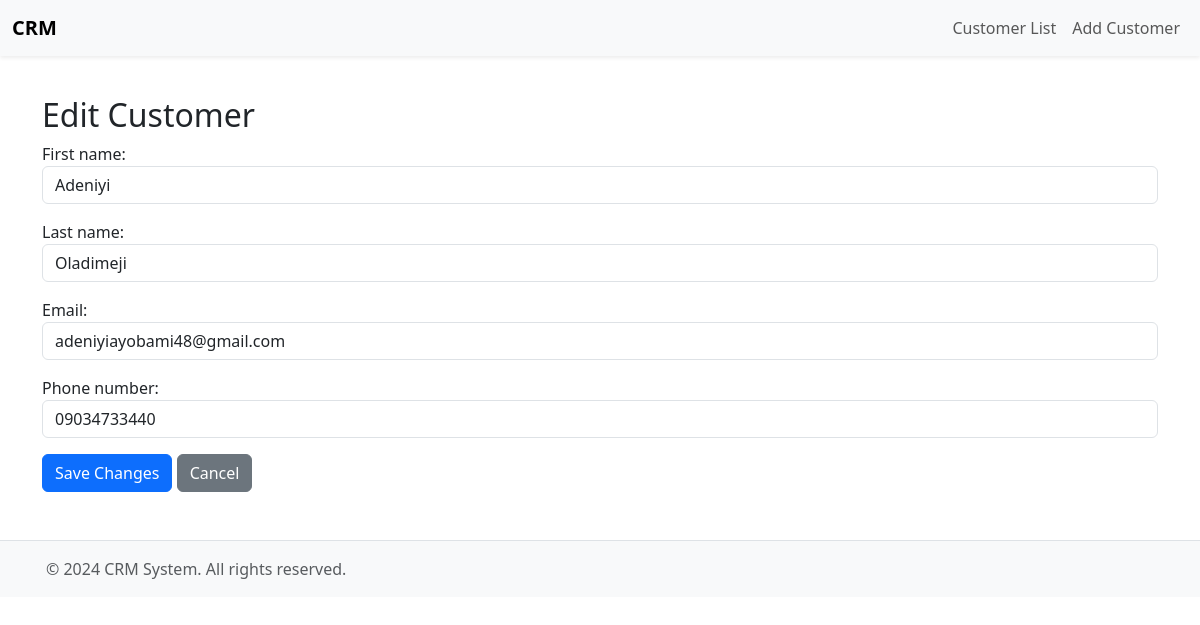
Screenshot of /customers/edit/4/ with the database file from the repository.
### crm/models.py (models this page shows, shortened)
class Customer(models.Model):
    first_name = models.CharField(max_length=100)
    last_name = models.CharField(max_length=100)
    email = models.EmailField(unique=True)
    phone_number = models.CharField(max_length=15, blank=True)
    created_at = models.DateTimeField(auto_now_add=True)

### crm/views.py (the view)
# urls.py: path('customers/edit/<int:customer_id>/', views.edit_customer, name='edit_customer'),
def edit_customer(request, customer_id):
    customer = get_object_or_404(Customer, id=customer_id)
    if request.method == 'POST':
        form = CustomerForm(request.POST, instance=customer)
        if form.is_valid():
            form.save()
            messages.success(request, 'Customer updated successfully!')
            return redirect('customer_list')
    else:
        form = CustomerForm(instance=customer)
    return render(request, 'crm/edit_customer.html', {'form': form, 'customer': customer})

### crm/forms.py
class CustomerForm(forms.ModelForm):
    class Meta:
        model = Customer
        fields = ['first_name', 'last_name', 'email', 'phone_number']
    def __init__(self, *args, **kwargs):
        super(CustomerForm, self).__init__(*args, **kwargs)
        self.fields['first_name'].widget.attrs.update({
            'class': 'form-control',
            'placeholder': 'Enter First Name',
            'required': 'required'
        })
        self.fields['last_name'].widget.attrs.update({
            'class': 'form-control',
            'placeholder': 'Enter Last Name',
            'required': 'required'
        })
        self.fields['email'].widget.attrs.update({
            'class': 'form-control',
            'placeholder': 'Enter Email',
            'type': 'email',
            'required': 'required'
        })
        self.fields['phone_number'].widget.attrs.update({
            'class': 'form-control',
            'placeholder': 'Enter Phone Number',
            'required': 'required'
        })

### crm/templates/crm/edit_customer.html (shortened to what this page needs)
{% extends 'base.html' %}
{% block content %}
<h2>Edit Customer</h2>
<form method="post">
    {{ form.as_p }}
    <button type="submit" class="btn btn-primary">Save Changes</button>
    <a href="{% url 'customer_list' %}" class="btn btn-secondary">Cancel</a>
</form>
{% endblock %}

### rows the page displays
Customer: first_name "Adeniyi", last_name "Oladimeji", email "adeniyiayobami48@gmail.com", phone_number "09034733440"
